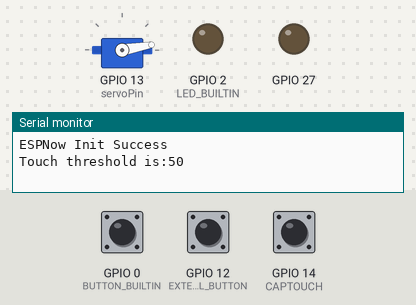
This sketch was run on a simulated ESP32. On the bench: servo, output pins drawn as LEDs (lit = HIGH), the last lines printed to the serial monitor. The inputs (shaded band) are chosen by the test bench; at power-on: GPIO 12 (EXTERNAL_BUTTON) HIGH, GPIO 14 (CAPTOUCH) HIGH, GPIO 0 (BUTTON_BUILTIN) HIGH.

Above: at 3.7 s.
3.8 s: GPIO 12 (EXTERNAL_BUTTON) pulled LOW for 0.15 s
At 4.3 s:
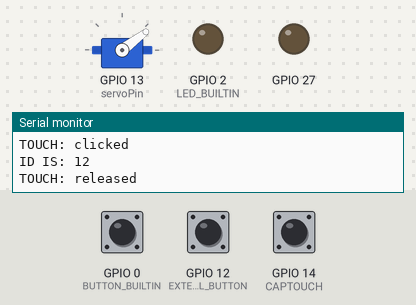
5.4 s: GPIO 14 (CAPTOUCH) pulled LOW for 0.15 s
At 6.6 s:
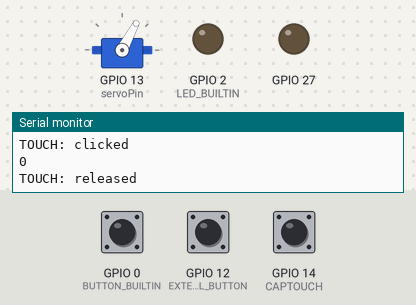
7.0 s: GPIO 12 (EXTERNAL_BUTTON) pulled LOW for 3.2 s
At 8.0 s:
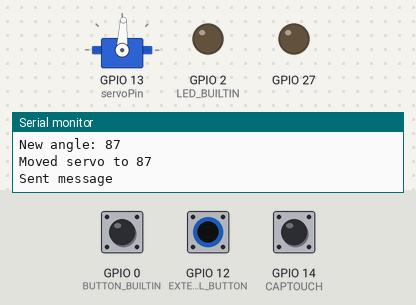
11.7 s: GPIO 14 (CAPTOUCH) pulled LOW for 1 s
At 12.7 s:
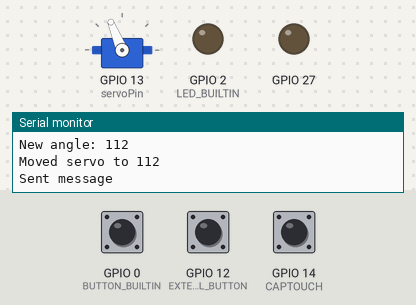
14.2 s: GPIO 12 (EXTERNAL_BUTTON) pulled LOW for 1 s
At 14.6 s:
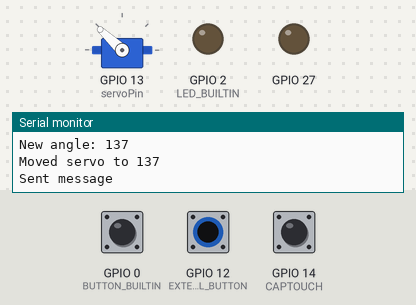
Timing chart, 0 to 17.2 s (numbered marks = the images above; inputs shaded):
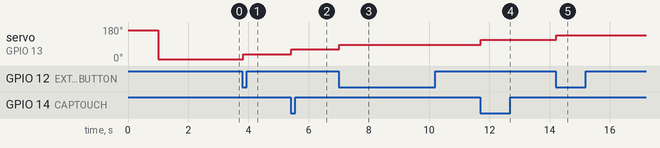

The sketch:

YoYoMachines-SpeedDial-ESPNow.ino
```cpp
#include <esp_now.h>
#include <esp_wifi.h>
#include <WiFi.h>

#define EXTERNAL_BUTTON 12
#define CAPTOUCH T6 // D14
#define FADE_3 22
#define FADE_1 21

#define LED_BUILTIN 2
#define LED_BUILTIN_ON HIGH
int BUTTON_BUILTIN =  0;

#include <AceButton.h>
using namespace ace_button;

typedef struct command_struct {
  byte cmd;
  byte option;
  byte isIncreasing;
};

//Servo
#include <ESP32Servo.h>
Servo servo;
int servoPin = 13;
const int numOfSections = 7;
bool isIncreasing = true;
int currAngleArrayPosition = 0;
byte angles[numOfSections];
byte prevPos = 0;
bool prevIncreasing = false;

/// Led Settings ///
bool isBlinking = false;
bool readyToBlink = false;
unsigned long blinkTime;
int blinkDuration = 200;

// Touch settings and config
class CapacitiveConfig: public ButtonConfig {
  public:
    uint8_t _pin;
    uint16_t _threshold;
    CapacitiveConfig(uint8_t pin, uint16_t threshold) {
      _pin = pin;
      _threshold = threshold;
    }
    void setThreshold(uint16_t CapThreshold) {
      _threshold = CapThreshold;
    }
  protected:
    int readButton(uint8_t /*pin*/) override {
      uint16_t val = touchRead(_pin);
      return (val < _threshold) ? LOW : HIGH;
    }

};

int TOUCH_THRESHOLD = 60;
int TOUCH_HYSTERESIS = 20;
#define LONG_TOUCH 1500
CapacitiveConfig touchConfig(CAPTOUCH, TOUCH_THRESHOLD);
AceButton buttonTouch(&touchConfig);
bool isSelectingColour = false;

//Button Settings
AceButton buttonBuiltIn(BUTTON_BUILTIN);
AceButton buttonExternal(EXTERNAL_BUTTON);

void handleButtonEvent(AceButton*, uint8_t, uint8_t);
int longButtonPressDelay = 5000;

void setup() {
  Serial.begin(115200);
  initEspNow();
  generateAngles();
  setupServo();
  setupPins();
  setupCapacitiveTouch();

}

void loop() {
  ledHandler();
  buttonBuiltIn.check();
  buttonExternal.check();
  buttonTouch.check();
}
```

Communication.ino
```cpp
#define DEFAULT_CHANNEL 1

// Important: this needs to be allocated outside functions.
esp_now_peer_info_t slave;

uint8_t macSlaves[][6] = {
  {0xFF, 0xFF, 0xFF, 0xFF, 0xFF, 0xFF}
};

uint8_t channel = DEFAULT_CHANNEL;
uint8_t id = 0;

command_struct cmd;
command_struct incomingCommand;

// Initialise ESP Now
void initEspNow() {

  WiFi.mode(WIFI_STA);
  esp_wifi_start();
  esp_wifi_set_promiscuous(true);
  esp_wifi_set_channel(channel, WIFI_SECOND_CHAN_NONE);

  if (esp_now_init() == ESP_OK) {
    Serial.println("ESPNow Init Success");
  }
  else {
    Serial.println("ESPNow Init Failed");
    ESP.restart();
  }

  int slavesCount = sizeof(macSlaves) / 6 / sizeof(uint8_t);
  for (int i = 0; i < slavesCount; i++) {
    slave.channel = channel;
    slave.encrypt = 0;
    memcpy(slave.peer_addr, macSlaves[i], sizeof(macSlaves[i]));
    esp_now_add_peer(&slave);
  }
  esp_now_register_send_cb(onDataSent);
  esp_now_register_recv_cb(onDataReceive);
}

void sendButtonPress() {
  cmd.cmd = 1;
  cmd.option = 0;
  cmd.isIncreasing = 0;
  sendMessage(cmd);
}

void sendServo() {
  byte currentPos = getPosition();

  cmd.cmd = 2;
  cmd.option = currentPos;
  cmd.isIncreasing = isIncreasing;
  sendMessage(cmd);
}

void sendMessage(command_struct cmd) {
  uint8_t macAddr[] = {0xFF, 0xFF, 0xFF, 0xFF, 0xFF, 0xFF};
  esp_err_t result = esp_now_send(macAddr, (uint8_t *) &cmd, sizeof(cmd));

  if (result == ESP_OK) {
    Serial.println("Sent message");
  }
  else {
    Serial.println("Error sending data");
  }
}

// On data received
void onDataReceive(const uint8_t * mac_addr, const uint8_t *incomingData, int len) {
  memcpy(&incomingCommand, incomingData, sizeof(incomingCommand));
  char macStr[18];
  snprintf(macStr, sizeof(macStr), "%02x:%02x:%02x:%02x:%02x:%02x",
           mac_addr[0], mac_addr[1], mac_addr[2], mac_addr[3], mac_addr[4], mac_addr[5]);

  memcpy(&incomingCommand, incomingData, sizeof(incomingData));
  Serial.print("Received from: ");
  Serial.println(macStr);
  Serial.print("Bytes received: ");
  Serial.println(len);

  if (incomingCommand.cmd == 1) {
    Serial.println("TEST");
    blinkDevice();
  } else if (incomingCommand.cmd == 2) {
    Serial.print("SERVO ");
    Serial.println(incomingCommand.option);
    prevPos = getPosition();
    prevIncreasing = isIncreasing;
    isIncreasing = incomingCommand.isIncreasing;
    setPosition(incomingCommand.option);
  }
}

void onDataSent(const uint8_t *mac_addr, esp_now_send_status_t status) {
  char macStr[18];
#ifdef DEBUG
  Serial.print("Packet to: ");
  snprintf(macStr, sizeof(macStr), "%02x:%02x:%02x:%02x:%02x:%02x",
           mac_addr[0], mac_addr[1], mac_addr[2], mac_addr[3], mac_addr[4], mac_addr[5]);
  Serial.print(macStr);
  Serial.print(" send status:\t");
  Serial.println(status == ESP_NOW_SEND_SUCCESS ? "Delivery Success" : "Delivery Fail");
#endif
}
```

servo.ino
```cpp
void setupServo() {
  // Allow allocation of all timers
  ESP32PWM::allocateTimer(0);
  ESP32PWM::allocateTimer(1);
  ESP32PWM::allocateTimer(2);
  ESP32PWM::allocateTimer(3);
  servo.setPeriodHertz(50);    // standard 50 hz servo
  servo.attach(servoPin, 150, 2500); // attaches the servo on pin 18 to the servo object
  servo.write(angles[numOfSections-1]);
  delay(1000);
  servo.write(angles[0]);
  delay(500);
}

void setAngle(byte angle) {
  Serial.print("Moved servo to ");
  Serial.println(angle);
  servo.write(angle);
}

void setPosition(byte pos) {
  Serial.print("Moved servo to ");
  Serial.println(angles[pos]);
  servo.write(angles[pos]);
  currAngleArrayPosition = pos;
}

byte getPosition() {
  return currAngleArrayPosition;
}

byte getAngle() {
  return angles[currAngleArrayPosition];
}

void generateAngles() {
  for (byte i = 0; i < numOfSections; i++) {
    angles[i] = (i * (180 / (numOfSections))) + ((180 / numOfSections) / 2);
  }
  angles[0] = angles[0] - 2;
  angles[numOfSections - 1] = angles[numOfSections - 1] + 2;
}

void advanceAngle() {
  // Advance
  if (isIncreasing) currAngleArrayPosition++;
  else currAngleArrayPosition--;

  // Change direction if we're at either end
  if (currAngleArrayPosition == numOfSections) {
    isIncreasing = false;
    currAngleArrayPosition = currAngleArrayPosition - 2 ;
  } else if (currAngleArrayPosition < 0) {
    isIncreasing = true;
    currAngleArrayPosition = currAngleArrayPosition + 2;
  }

  Serial.print("New angle: ");
  Serial.println(angles[currAngleArrayPosition]);
}
```

utilities.ino
```cpp
void setupPins() {
  pinMode(LED_BUILTIN, OUTPUT);

  pinMode(BUTTON_BUILTIN, INPUT);
  pinMode(EXTERNAL_BUTTON, INPUT_PULLUP);

  pinMode(27, OUTPUT);
  digitalWrite(27, LOW);

  pinMode(FADE_3, INPUT_PULLUP);
  pinMode(FADE_1, INPUT_PULLUP);

  ButtonConfig* buttonConfigBuiltIn = buttonBuiltIn.getButtonConfig();
  buttonConfigBuiltIn->setEventHandler(handleButtonEvent);
  buttonConfigBuiltIn->setFeature(ButtonConfig::kFeatureClick);
  buttonConfigBuiltIn->setFeature(ButtonConfig::kFeatureLongPress);
  buttonConfigBuiltIn->setLongPressDelay(LONG_TOUCH);

  touchConfig.setFeature(ButtonConfig::kFeatureClick);
  touchConfig.setFeature(ButtonConfig::kFeatureLongPress);
  touchConfig.setEventHandler(handleTouchEvent);
  touchConfig.setLongPressDelay(LONG_TOUCH);
}

//internal led functions

void blinkDevice() {
  if (readyToBlink == false) {
    readyToBlink = true;
  }
}

void ledHandler() {
  if (readyToBlink == true && isBlinking == false) {
    isBlinking = true;
    blinkTime = millis();
    digitalWrite(LED_BUILTIN, 1);
  }
  if (millis() - blinkTime > blinkDuration && isBlinking == true) {
    digitalWrite(LED_BUILTIN, 0);
    isBlinking = false;
    readyToBlink = false;
  }
}

void blinkOnConnect() {
  byte NUM_BLINKS = 3;
  for (byte i = 0; i < NUM_BLINKS; i++) {
    digitalWrite(LED_BUILTIN, 1);
    delay(100);
    digitalWrite(LED_BUILTIN, 0);
    delay(400);
  }
  delay(600);
}

// button functions
void handleButtonEvent(AceButton* button, uint8_t eventType, uint8_t buttonState) {
  Serial.print("ID IS: ");
  Serial.println(button->getPin());
  switch (button->getPin()) {
    case 0:
      switch (eventType) {
        case AceButton::kEventPressed:
          break;
        case AceButton::kEventReleased:
          sendButtonPress();
          break;
        case AceButton::kEventLongPressed:
          break;
        case AceButton::kEventRepeatPressed:
          break;
      }
      break;
    case EXTERNAL_BUTTON:
      switch (eventType) {
        case AceButton::kEventPressed:
          Serial.println("TOUCH: pressed");
          prevPos = getPosition();
          prevIncreasing = isIncreasing;
          advanceAngle();
          setAngle(getAngle());
          sendServo();
          break;
        case AceButton::kEventLongPressed:
          Serial.println("TOUCH: Long pressed");

          break;
        case AceButton::kEventReleased:
          Serial.println("TOUCH: released");
          break;
        case AceButton::kEventClicked:
          Serial.println("TOUCH: clicked");
          break;
      }
      break;
  }
}

// button functions
void handleTouchEvent(AceButton* button, uint8_t eventType, uint8_t buttonState) {
  Serial.println(button->getId());

  switch (eventType) {
    case AceButton::kEventPressed:
      Serial.println("TOUCH: pressed");
      prevPos = getPosition();
      prevIncreasing = isIncreasing;
      advanceAngle();
      setAngle(getAngle());
      sendServo();
      break;
    case AceButton::kEventLongPressed:
      Serial.println("TOUCH: Long pressed");
      break;
    case AceButton::kEventReleased:
      Serial.println("TOUCH: released");
      break;
    case AceButton::kEventClicked:
      Serial.println("TOUCH: clicked");
      break;
  }
}

void setupCapacitiveTouch() {
  int touchAverage = 0;
  for (byte i = 0; i < 10; i++) {
    touchAverage = touchAverage + touchRead(CAPTOUCH);
    delay(100);
  }
  touchAverage = touchAverage / 10;
  TOUCH_THRESHOLD = touchAverage - TOUCH_HYSTERESIS;
  Serial.print("Touch threshold is:");
  Serial.println(TOUCH_THRESHOLD);
  touchConfig.setThreshold(TOUCH_THRESHOLD);
}
```

Measured:
- after the input at 3.8 s, servo on GPIO 13 (servoPin): 10° → 37° at once
- after the input at 5.4 s, servo on GPIO 13 (servoPin): 37° → 62° at once
- after the input at 7.0 s, servo on GPIO 13 (servoPin): 62° → 87° at once
- after the input at 11.7 s, servo on GPIO 13 (servoPin): 87° → 112° at once
- after the input at 14.2 s, servo on GPIO 13 (servoPin): 112° → 137° at once
